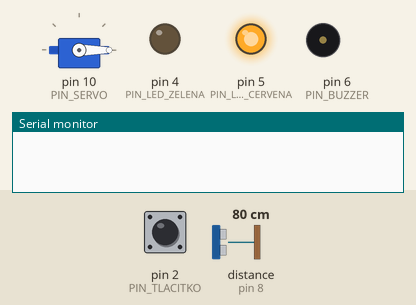
Simulated run of this sketch. Board: Arduino Uno, built with avr-gcc and run on an emulated ATmega328P. On the bench: servo, output pins drawn as LEDs (lit = HIGH), buzzer (waves = sounding), the last lines printed to the serial monitor. Wiring (inferred from the names in the program): ultrasonic range finder: trigger pin 9; echo pin 8. The inputs (shaded band) are chosen by the test bench; at power-on: distance to the obstacle (sensor on pin 8) 80 cm, pin 2 (PIN_TLACITKO) HIGH. The echo pulse lasts 58.3 µs per cm; pins used as bus, display or sensor lines are not drawn.

Above: at 1.2 s.
1.3 s: distance to the obstacle (sensor on pin 8) set to 23 cm
2.8 s: distance to the obstacle (sensor on pin 8) set to 18 cm
At 4.1 s:
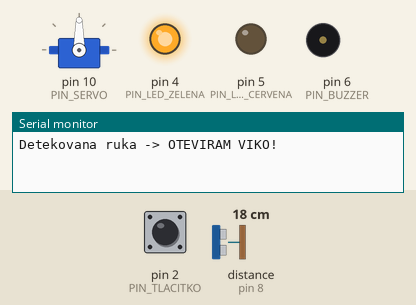
4.4 s: pin 2 (PIN_TLACITKO) pulled LOW for 3.2 s
9.1 s: pin 2 (PIN_TLACITKO) pulled LOW for 0.15 s
At 9.38 s:
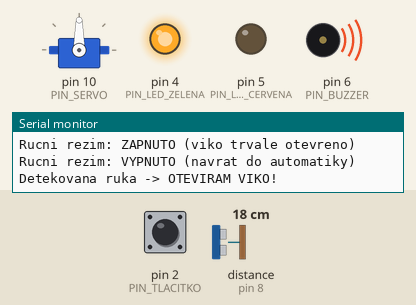
12.1 s: distance to the obstacle (sensor on pin 8) set to 35 cm
At 12.38 s:
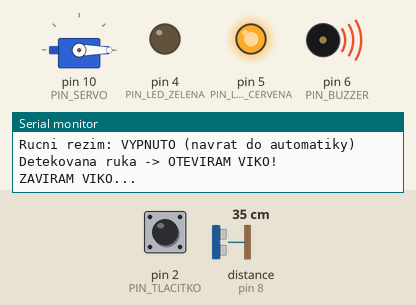
13.9 s: distance to the obstacle (sensor on pin 8) set to 2 cm
At 14.3 s:
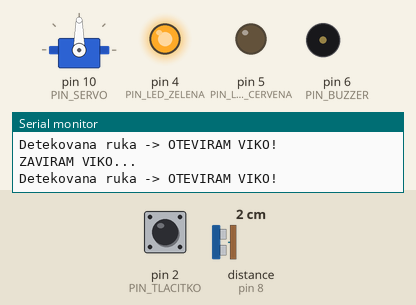
Timing chart, 0 to 17.9 s (numbered marks = the images above; inputs shaded):
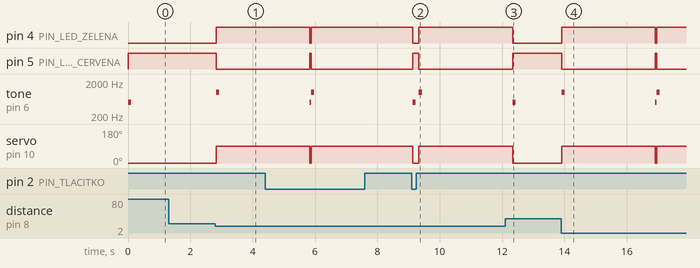

The sketch:

kod_v3_komplet.ino
```cpp
// Verze v3 - Kompletní řídicí software pro chytrý odpadkový koš
// Základ kódu byl vytvořen s pomocí AI (Google Gemini, 2026) a upraven autorem.
#include <Servo.h>

// Definice pinů
const int PIN_TRIG = 9;        // Ultrazvukový senzor - Trigger
const int PIN_ECHO = 8;        // Ultrazvukový senzor - Echo
const int PIN_SERVO = 10;      // Servomotor (PWM)
const int PIN_TLACITKO = 2;    // Tlačítko pro ruční režim
const int PIN_LED_ZELENA = 4;  // LED indikace - otevřeno
const int PIN_LED_CERVENA = 5; // LED indikace - zavřeno
const int PIN_BUZZER = 6;      // Piezo bzučák

// Parametry a proměnné
const int PRAH_VZDALENOSTI = 20;        // Vzdálenost pro otevření v cm
const int UHEL_ZAVRENO = 0;             // Úhel serva při zavřeném víku
const int UHEL_OTEVRENO = 90;           // Úhel serva při otevřeném víku
const unsigned long CAS_OTEVRENI = 3000; // Doba otevření víka (ms)

Servo vikoServo;
bool manualniRezim = false;
bool posledniStavTlacitka = HIGH;

void setup() {
  pinMode(PIN_TRIG, OUTPUT);
  pinMode(PIN_ECHO, INPUT);
  pinMode(PIN_TLACITKO, INPUT_PULLUP); // Využití interního pull-up rezistoru
  pinMode(PIN_LED_ZELENA, OUTPUT);
  pinMode(PIN_LED_CERVENA, OUTPUT);
  pinMode(PIN_BUZZER, OUTPUT);

  vikoServo.attach(PIN_SERVO);
  nastavZavreno();

  Serial.begin(9600);
}

// Funkce pro změření vzdálenosti v cm pomocí HC-SR04
long zmerVzdalenost() {
  digitalWrite(PIN_TRIG, LOW);
  delayMicroseconds(2);
  digitalWrite(PIN_TRIG, HIGH);
  delayMicroseconds(10);
  digitalWrite(PIN_TRIG, LOW);

  long trvani = pulseIn(PIN_ECHO, HIGH, 30000); // Timeout 30 ms
  if (trvani == 0) return 999;                  // Žádná překážka v dosahu
  return trvani * 0.034 / 2;                    // Převod na centimetry
}

void nastavOtevreno() {
  vikoServo.write(UHEL_OTEVRENO);
  digitalWrite(PIN_LED_ZELENA, HIGH);
  digitalWrite(PIN_LED_CERVENA, LOW);
  tone(PIN_BUZZER, 1000, 100); // Krátké pípnutí při otevření
}

void nastavZavreno() {
  vikoServo.write(UHEL_ZAVRENO);
  digitalWrite(PIN_LED_ZELENA, LOW);
  digitalWrite(PIN_LED_CERVENA, HIGH);
  tone(PIN_BUZZER, 500, 100);  // Hlubší pípnutí při zavření
}

void loop() {
  // 1. Obsluha tlačítka (ruční režim)
  bool stavTlacitka = digitalRead(PIN_TLACITKO);
  if (posledniStavTlacitka == HIGH && stavTlacitka == LOW) {
    manualniRezim = !manualniRezim;
    if (manualniRezim) {
      Serial.println("Rucni rezim: ZAPNUTO (viko trvale otevreno)");
      nastavOtevreno();
    } else {
      Serial.println("Rucni rezim: VYPNUTO (navrat do automatiky)");
      nastavZavreno();
    }
    delay(200); // Jednoduchý debounce tlačítka
  }
  posledniStavTlacitka = stavTlacitka;

  // 2. Automatický režim (pouze pokud není aktivní ruční otevření)
  if (!manualniRezim) {
    long vzdalenost = zmerVzdalenost();

    if (vzdalenost > 0 && vzdalenost <= PRAH_VZDALENOSTI) {
      Serial.println("Detekovana ruka -> OTEVIRAM VIKO!");
      nastavOtevreno();
      delay(CAS_OTEVRENI);
      Serial.println("ZAVIRAM VIKO...");
      nastavZavreno();
    }
  }

  delay(50);
}
```

Measured:
- the behaviour switches between 22 and 21 cm on distance to the obstacle (sensor on pin 8) (found by bisection; images 0 and 1)
- after the input at 1.3 s, every drawn part: stays the same
- after the input at 2.8 s, pin 4 (PIN_LED_ZELENA): LOW → HIGH at once; pin 5 (PIN_LED_CERVENA): HIGH → LOW at once; tone on pin 6 (PIN_BUZZER): silent → 1000 Hz at once, → silent 0.10 s later; servo on pin 10 (PIN_SERVO): 0° → 90° at once
- after the input at 9.1 s, pin 4 (PIN_LED_ZELENA): HIGH → LOW at once, → HIGH 0.20 s later; pin 5 (PIN_LED_CERVENA): LOW → HIGH at once, → LOW 0.20 s later; tone on pin 6 (PIN_BUZZER): silent → 500 Hz at once, → silent 0.10 s later, → 1000 Hz 0.10 s later, → silent 0.10 s later; servo on pin 10 (PIN_SERVO): 90° → 0° at once, → 90° 0.20 s later
- after the input at 12.1 s, pin 4 (PIN_LED_ZELENA): goes on until 12.3 s, then stays LOW; pin 5 (PIN_LED_CERVENA): goes on until 12.3 s, then stays HIGH; servo on pin 10 (PIN_SERVO): goes on until 12.3 s, then stays 0°
- after the input at 13.9 s, pin 4 (PIN_LED_ZELENA): LOW → HIGH at once, → LOW 3.0 s later, → HIGH 0.05 s later; pin 5 (PIN_LED_CERVENA): HIGH → LOW at once, → HIGH 3.0 s later, → LOW 0.05 s later; tone on pin 6 (PIN_BUZZER): plays 1000 Hz for 0.10 s, 500 Hz for 0.05 s, 1000 Hz for 0.10 s, starting at once; servo on pin 10 (PIN_SERVO): 0° → 90° at once
